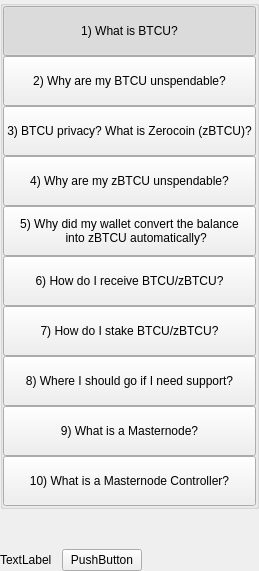
         <widget class="QWidget" name="left" native="true">
          <layout class="QVBoxLayout" name="verticalLayout_3">
           <property name="leftMargin">
            <number>0</number>
           </property>
           <property name="topMargin">
            <number>0</number>
           </property>
           <property name="rightMargin">
            <number>0</number>
           </property>
           <property name="bottomMargin">
            <number>0</number>
           </property>
           <item>
            <layout class="QVBoxLayout" name="verticalLayout_2">
             <property name="spacing">
              <number>0</number>
             </property>
             <item>
              <widget class="QWidget" name="containerButtons" native="true">
               <layout class="QVBoxLayout" name="verticalLayout">
                <property name="spacing">
                 <number>0</number>
                </property>
                <property name="leftMargin">
                 <number>0</number>
                </property>
                <property name="topMargin">
                 <number>0</number>
                </property>
                <property name="rightMargin">
                 <number>0</number>
                </property>
                <property name="bottomMargin">
                 <number>0</number>
                </property>
                <item>
                 <widget class="QGroupBox" name="groupBox">
                  <property name="title">
                   <string/>
                  </property>
                  <layout class="QVBoxLayout" name="verticalLayout_9">
                   <property name="spacing">
                    <number>0</number>
                   </property>
                   <property name="leftMargin">
                    <number>0</number>
                   </property>
                   <property name="topMargin">
                    <number>0</number>
                   </property>
                   <property name="rightMargin">
                    <number>0</number>
                   </property>
                   <property name="bottomMargin">
                    <number>0</number>
                   </property>
                   <item>
                    <widget class="QPushButton" name="pushButtonFaq1">
                     <property name="minimumSize">
                      <size>
                       <width>0</width>
                       <height>50</height>
                      </size>
                     </property>
                     <property name="maximumSize">
                      <size>
                       <width>16777215</width>
                       <height>50</height>
                      </size>
                     </property>
                     <property name="focusPolicy">
                      <enum>Qt::NoFocus</enum>
                     </property>
                     <property name="text">
                      <string>1) What is BTCU?</string>
                     </property>
                     <property name="checkable">
                      <bool>true</bool>
                     </property>
                     <property name="checked">
                      <bool>true</bool>
                     </property>
                     <property name="autoExclusive">
                      <bool>true</bool>
                     </property>
                    </widget>
                   </item>
                   <item>
                    <widget class="QPushButton" name="pushButtonFaq2">
                     <property name="minimumSize">
                      <size>
                       <width>0</width>
                       <height>50</height>
                      </size>
                     </property>
                     <property name="maximumSize">
                      <size>
                       <width>16777215</width>
                       <height>50</height>
                      </size>
                     </property>
                     <property name="focusPolicy">
                      <enum>Qt::NoFocus</enum>
                     </property>
                     <property name="text">
                      <string>2) Why are my BTCU unspendable?</string>
                     </property>
                     <property name="checkable">
                      <bool>true</bool>
                     </property>
                     <property name="autoExclusive">
                      <bool>true</bool>
                     </property>
                    </widget>
                   </item>
                   <item>
                    <widget class="QPushButton" name="pushButtonFaq3">
                     <property name="minimumSize">
                      <size>
                       <width>0</width>
                       <height>50</height>
                      </size>
                     </property>
                     <property name="maximumSize">
                      <size>
                       <width>16777215</width>
                       <height>16777215</height>
                      </size>
                     </property>
                     <property name="focusPolicy">
                      <enum>Qt::NoFocus</enum>
                     </property>
                     <property name="text">
                      <string>3) BTCU privacy? What is Zerocoin (zBTCU)?</string>
                     </property>
                     <property name="checkable">
                      <bool>true</bool>
                     </property>
                     <property name="autoExclusive">
                      <bool>true</bool>
                     </property>
                    </widget>
                   </item>
                   <item>
                    <widget class="QPushButton" name="pushButtonFaq4">
                     <property name="minimumSize">
                      <size>
                       <width>0</width>
                       <height>50</height>
                      </size>
                     </property>
                     <property name="maximumSize">
                      <size>
                       <width>16777215</width>
                       <height>16777215</height>
                      </size>
                     </property>
                     <property name="focusPolicy">
                      <enum>Qt::NoFocus</enum>
                     </property>
                     <property name="text">
                      <string>4) Why are my zBTCU unspendable?</string>
                     </property>
                     <property name="checkable">
                      <bool>true</bool>
                     </property>
                     <property name="autoExclusive">
                      <bool>true</bool>
                     </property>
                    </widget>
                   </item>
                   <item>
                    <widget class="QPushButton" name="pushButtonFaq5">
                     <property name="minimumSize">
                      <size>
                       <width>0</width>
                       <height>50</height>
                      </size>
                     </property>
                     <property name="focusPolicy">
                      <enum>Qt::NoFocus</enum>
                     </property>
                     <property name="text">
                      <string>5) Why did my wallet convert the balance
    into zBTCU automatically?</string>
                     </property>
                     <property name="checkable">
                      <bool>true</bool>
                     </property>
                     <property name="autoExclusive">
                      <bool>true</bool>
                     </property>
                    </widget>
                   </item>
                   <item>
                    <widget class="QPushButton" name="pushButtonFaq6">
                     <property name="minimumSize">
                      <size>
                       <width>0</width>
                       <height>50</height>
                      </size>
                     </property>
                     <property name="focusPolicy">
                      <enum>Qt::NoFocus</enum>
                     </property>
                     <property name="text">
                      <string>6) How do I receive BTCU/zBTCU?</string>
                     </property>
                     <property name="checkable">
                      <bool>true</bool>
                     </property>
                     <property name="autoExclusive">
                      <bool>true</bool>
                     </property>
                    </widget>
                   </item>
                   <item>
                    <widget class="QPushButton" name="pushButtonFaq7">
                     <property name="minimumSize">
                      <size>
                       <width>0</width>
                       <height>50</height>
                      </size>
                     </property>
                     <property name="focusPolicy">
                      <enum>Qt::NoFocus</enum>
                     </property>
                     <property name="text">
                      <string>7) How do I stake BTCU/zBTCU?</string>
                     </property>
                     <property name="checkable">
                      <bool>true</bool>
                     </property>
                     <property name="autoExclusive">
                      <bool>true</bool>
                     </property>
                    </widget>
                   </item>
                   <item>
                    <widget class="QPushButton" name="pushButtonFaq8">
                     <property name="minimumSize">
                      <size>
                       <width>0</width>
                       <height>50</height>
                      </size>
                     </property>
                     <property name="focusPolicy">
                      <enum>Qt::NoFocus</enum>
                     </property>
                     <property name="text">
                      <string>8) Where I should go if I need support?</string>
                     </property>
                     <property name="checkable">
                      <bool>true</bool>
                     </property>
                     <property name="autoExclusive">
                      <bool>true</bool>
                     </property>
                    </widget>
                   </item>
                   <item>
                    <widget class="QPushButton" name="pushButtonFaq9">
                     <property name="minimumSize">
                      <size>
                       <width>0</width>
                       <height>50</height>
                      </size>
                     </property>
                     <property name="focusPolicy">
                      <enum>Qt::NoFocus</enum>
                     </property>
                     <property name="text">
                      <string>9) What is a Masternode?</string>
                     </property>
                     <property name="checkable">
                      <bool>true</bool>
                     </property>
                     <property name="autoExclusive">
                      <bool>true</bool>
                     </property>
                    </widget>
                   </item>
                   <item>
                    <widget class="QPushButton" name="pushButtonFaq10">
                     <property name="minimumSize">
                      <size>
                       <width>0</width>
                       <height>50</height>
                      </size>
                     </property>
                     <property name="focusPolicy">
                      <enum>Qt::NoFocus</enum>
                     </property>
                     <property name="text">
                      <string>10) What is a Masternode Controller?</string>
                     </property>
                     <property name="checkable">
                      <bool>true</bool>
                     </property>
                     <property name="autoExclusive">
                      <bool>true</bool>
                     </property>
                    </widget>
                   </item>
                  </layout>
                 </widget>
                </item>
               </layout>
              </widget>
             </item>
             <item>
              <spacer name="verticalSpacer">
               <property name="orientation">
                <enum>Qt::Vertical</enum>
               </property>
               <property name="sizeHint" stdset="0">
                <size>
                 <width>20</width>
                 <height>40</height>
                </size>
               </property>
              </spacer>
             </item>
             <item>
              <layout class="QHBoxLayout" name="horizontalLayout_2">
               <item>
                <widget class="QLabel" name="labelWebLink">
                 <property name="text">
                  <string>TextLabel</string>
                 </property>
                </widget>
               </item>
               <item>
                <spacer name="horizontalSpacer_4">
                 <property name="orientation">
                  <enum>Qt::Horizontal</enum>
                 </property>
                 <property name="sizeType">
                  <enum>QSizePolicy::Minimum</enum>
                 </property>
                 <property name="sizeHint" stdset="0">
                  <size>
                   <width>10</width>
                   <height>20</height>
                  </size>
                 </property>
                </spacer>
               </item>
               <item>
                <widget class="QPushButton" name="pushButtonWebLink">
                 <property name="focusPolicy">
                  <enum>Qt::NoFocus</enum>
                 </property>
                 <property name="text">
                  <string>PushButton</string>
                 </property>
                </widget>
               </item>
               <item>
                <spacer name="horizontalSpacer_2">
                 <property name="orientation">
                  <enum>Qt::Horizontal</enum>
                 </property>
                 <property name="sizeHint" stdset="0">
                  <size>
                   <width>40</width>
                   <height>20</height>
                  </size>
                 </property>
                </spacer>
               </item>
              </layout>
             </item>
            </layout>
           </item>
          </layout>
         </widget>
